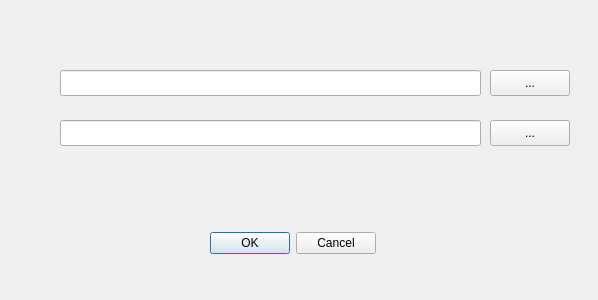
<?xml version="1.0" encoding="UTF-8"?>
<ui version="4.0">
 <class>Dialog</class>
 <widget class="QDialog" name="Dialog">
  <property name="geometry">
   <rect>
    <x>0</x>
    <y>0</y>
    <width>598</width>
    <height>300</height>
   </rect>
  </property>
  <property name="windowTitle">
   <string>Dialog</string>
  </property>
  <widget class="QLineEdit" name="lineEdit">
   <property name="geometry">
    <rect>
     <x>60</x>
     <y>70</y>
     <width>421</width>
     <height>26</height>
    </rect>
   </property>
  </widget>
  <widget class="QDialogButtonBox" name="buttonBox">
   <property name="geometry">
    <rect>
     <x>210</x>
     <y>230</y>
     <width>166</width>
     <height>26</height>
    </rect>
   </property>
   <property name="standardButtons">
    <set>QDialogButtonBox::Cancel|QDialogButtonBox::Ok</set>
   </property>
  </widget>
  <widget class="QPushButton" name="pushButton">
   <property name="geometry">
    <rect>
     <x>490</x>
     <y>70</y>
     <width>80</width>
     <height>26</height>
    </rect>
   </property>
   <property name="text">
    <string>...</string>
   </property>
  </widget>
  <widget class="QLineEdit" name="lineEdit_2">
   <property name="geometry">
    <rect>
     <x>60</x>
     <y>120</y>
     <width>421</width>
     <height>26</height>
    </rect>
   </property>
  </widget>
  <widget class="QPushButton" name="pushButton_2">
   <property name="geometry">
    <rect>
     <x>490</x>
     <y>120</y>
     <width>80</width>
     <height>26</height>
    </rect>
   </property>
   <property name="text">
    <string>...</string>
   </property>
  </widget>
 </widget>
 <resources/>
 <connections/>
</ui>
